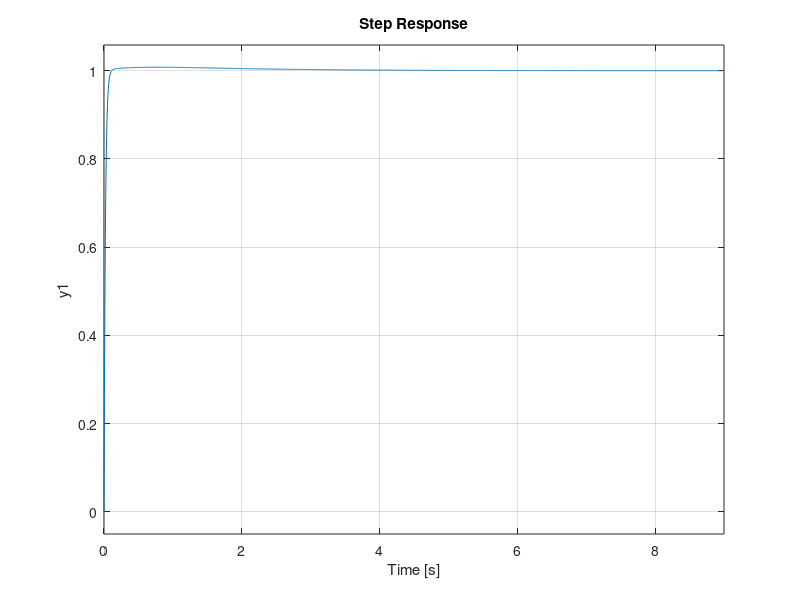

The MATLAB script that drew this image: (Note: this script raises an error after producing the figure.)
%% PID
clear
close all
clc

%% Run

f_samp = 20;
w_samp = f_samp*2*pi;

speed = 0.1;

wn = speed*w_samp/5;
zeta = 2;

tau_filt = 1/wn;

kd = 2*sqrt(wn);
kp = (1+kd)*(2*zeta*wn);
ki = (1+kd)*wn*wn;

s = tf('s');
C = kp + kd*s/(tau_filt*s+1) + ki/s;
P = 1/s;

Gcl = (C*P)/(1+C*P);

% Add feedforward

figure
step(Gcl);
stepinfo(Gcl)